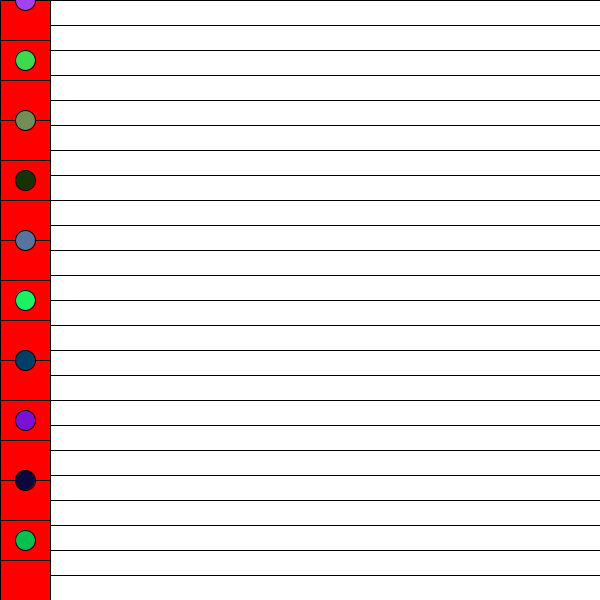
Frame 1 (no input)
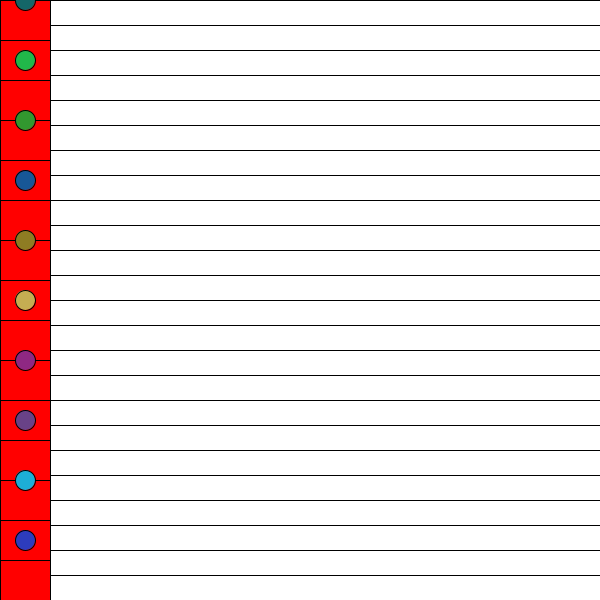
Frame 60 (the mouse pressed at the canvas centre just before this capture)
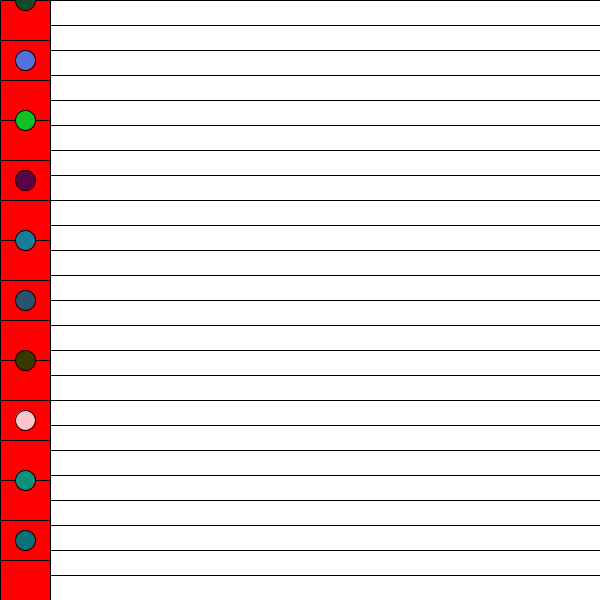
Frame 120 (the mouse held since frame 60 and released just before this capture)

The Processing sketch that drew these frames (run headless with seeded random() and noise(); from frame 60 on, the mouse is pressed at the canvas centre):

// Processing sketch: processing_187102
// ── processing_187102.pde

void setup() {
  size(600, 600);
  background(255);
 
}
 
void draw() {
  for (int i = 0; i < width; i = i+ 25) {
  fill(255,0,255);
  line(0, i,600, i);
}
  for (int i = 0; i < height; i = i+40){
  fill(255,0,0);
    rect(0,i,50,600);
  
  }
  
  for (int i = 0; i < width; i = i+ 60){
    fill(random(255),random(255),random(255));
   ellipse(25,i,20,20);
  
  }
  
 
}
